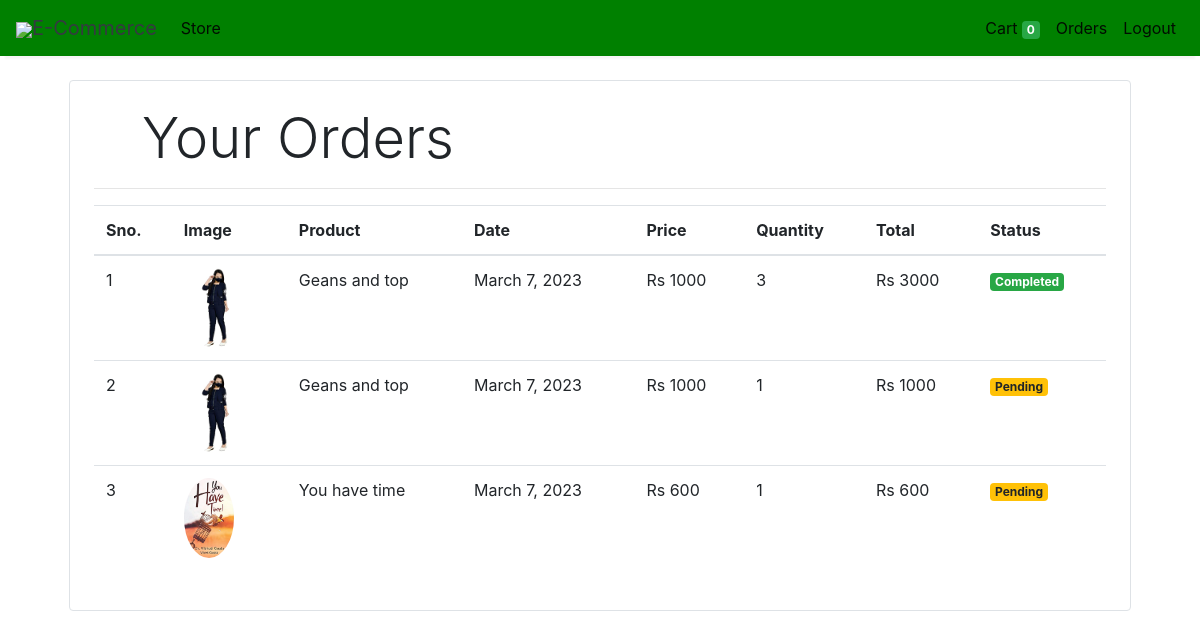
Screenshot of /orders (signed in) with the database file from the repository.
### store/models/orders.py (models this page shows, shortened)
class Order(models.Model):
    product = models.ForeignKey(Products, on_delete=models.CASCADE)
    customer = models.ForeignKey(Customer, on_delete=models.CASCADE)
    quantity = models.IntegerField(default=1)
    price = models.IntegerField()
    address = models.CharField(max_length=50, default='', blank=True)
    phone = models.CharField(max_length=50, default='', blank=True)
    date = models.DateField(default=datetime.datetime.today)
    status = models.BooleanField(default=False)
    @staticmethod
    def get_orders_by_customer(customer_id):
        return Order.objects.filter(customer=customer_id).order_by('-date')

### store/models/products.py (models this page shows, shortened)
class Products(models.Model):
    name = models.CharField(max_length=60)
    price = models.IntegerField(default=0)
    category = models.ForeignKey(Category, on_delete=models.CASCADE, default=1)
    description = models.CharField(max_length=250, default='', blank=True, null=True)
    image = models.ImageField(upload_to='uploads/products/')

### store/middlewares/auth.py (the view)
    def middleware(request):
        print(request.session.get('customer'))
        returnUrl = request.META['PATH_INFO']
        print(request.META['PATH_INFO'])
        if not request.session.get('customer'):
           return redirect(f'login?return_url={returnUrl}')
        response = get_response(request)
        return response

### store/templatetags/custom_filter.py (called while the page is built)
@register.filter(name='currency')
def currency(number):
	return "Rs "+str(number)

@register.filter(name='multiply')
def multiply(number, number1):
	return number * number1

### store/views/orders.py (called while the page is built)
    def get(self, request):
        customer = request.session.get('customer')
        orders = Order.get_orders_by_customer(customer)
        print(orders)
        return render(request, 'orders.html', {'orders': orders})

### store/templates/orders.html
{% extends 'base.html' %}
{% block content %}
{% load cart %}
{% load custom_filter %}
<div class="container">
   <div class="border rounded p-4 m-4">
        <p class="display-4 pl-4 ml-4">Your Orders</p>
        <hr>
        <table class="table">
            <thead>
                <tr>
                    <th>Sno.</th>
                    <th>Image</th>
                    <th>Product</th>
                    <th>Date</th>
                    <th>Price</th>
                    <th>Quantity</th>
                    <th>Total</th>
                    <th>Status</th>
                </tr>
            </thead>
            <tbody>
                {% for order in orders %}
                <tr>
                    <td>{{forloop.counter}}</td>
                    <td><img style="height: 80px;" class="rounded-circle" src="{{order.product.image.url}}" alt=""></td>
                    <td>{{order.product.name}}</td>
                    <td>{{order.date}}</td>
                    <td>{{order.price|currency}}</td>
                    <td>{{order.quantity}}</td>
                    <td>{{order.quantity|multiply:order.price|currency}}</td>
                    {% if order.status %}
                    <td><small class="badge badge-success">Completed</small></td>
                    {%else%}
                    <td><small class="badge badge-warning">Pending</small></td>
                    {% endif %}
                </tr>
                {% endfor %}
            </tbody>
        </table>
   </div>
</div>
{% endblock %}

### rows the page displays
Order: product.image (picture), product.name "Geans and top", date "March 7, 2023", price "Rs 1000", quantity "3", quantity|multiply "Rs 3000", status "Completed"
Order: product.image (picture), product.name "Geans and top", date "March 7, 2023", price "Rs 1000", quantity "1", quantity|multiply "Rs 1000", status "Pending"
Order: product.image (picture), product.name "You have time", date "March 7, 2023", price "Rs 600", quantity "1", quantity|multiply "Rs 600", status "Pending"

### other values shown
{{ request.session.cart.keys|length }} "0"
